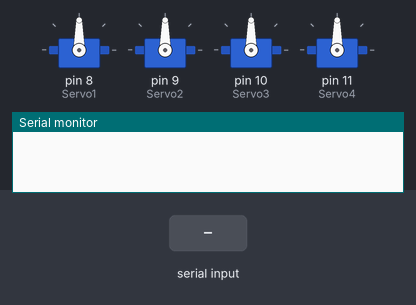
Recording of a sketch running on a simulated Arduino Uno, built with avr-gcc and run on an emulated ATmega328P. Shown: 4 × servo, the last lines printed to the serial monitor. Inputs (shaded band) come from the test bench.

Above: at 1.2 s.
1.3 s: "90,45,200\n" received over the second serial link
At 1.9 s:
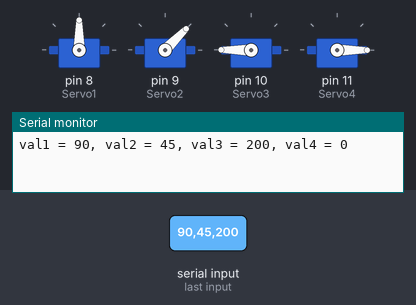
2.8 s: "30,150,10\n" received over the second serial link
At 4.0 s:
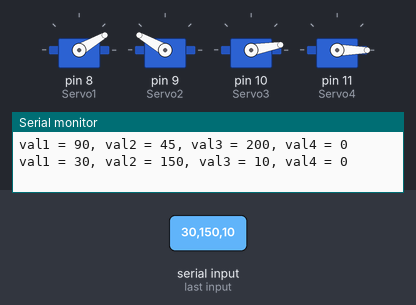
4.3 s: "90,45\n" received over the second serial link
At 5.4 s:
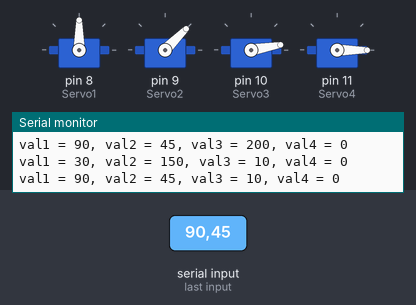
5.8 s: "30,150,10,200\n" received over the second serial link
At 6.5 s:
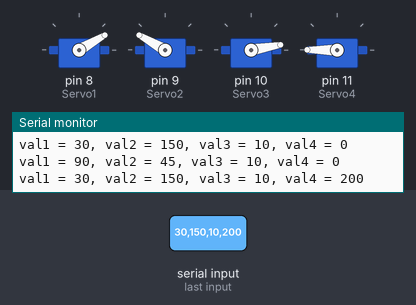
7.3 s: "0\n" received over the second serial link
At 7.6 s:
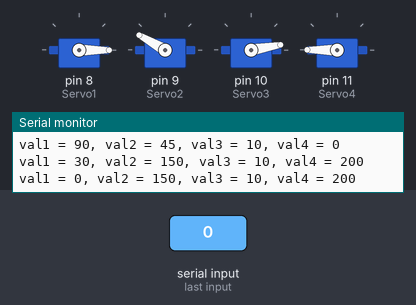
8.8 s: "90\n" received over the second serial link
At 10.0 s:
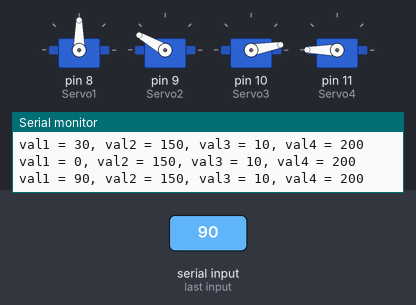
Timing chart, 0 to 11.3 s (numbered marks = the images above; inputs shaded):
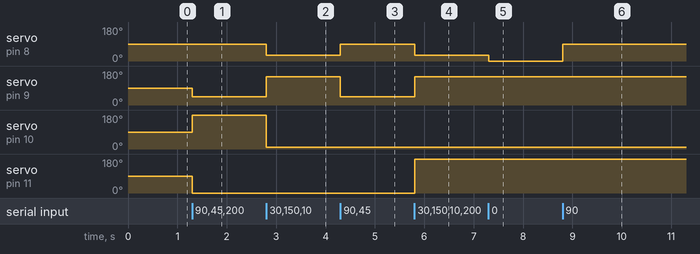

The sketch:

receptor_semifinal_analogread.ino
```cpp
#include <SoftwareSerial.h>
#include <Servo.h>

Servo Servo1;
Servo Servo2;
Servo Servo3;
Servo Servo4;

SoftwareSerial mySerial(4, 5); // RX, TX
int val1, val2, val3, val4;

void setup() {
  Serial.begin(9600);
  mySerial.begin(9600);

  Servo1.attach(8);
  Servo2.attach(9);
  Servo3.attach(10);
  Servo4.attach(11);

}

void loop() {
  if (mySerial.available()) {
    String input = mySerial.readStringUntil('\n');

    int index = 0;
    int delimiterIndex;

    while ((delimiterIndex = input.indexOf(',')) != -1) {
      String value = input.substring(0, delimiterIndex);
      input = input.substring(delimiterIndex + 1);
      assignValue(index, value);
      index++;
    }
    assignValue(index, input);

    printValues();
  }
}

void assignValue(int index, String value) {
  // Convierte la cadena a un entero y asigna el valor a la variable correspondiente

  switch (index) {
    case 0:
      val1 = value.toInt();
      break;
    case 1:
      val2 = value.toInt();
      break;
    case 2:
      val3 = value.toInt();
      break;
    case 3:
      val4 = value.toInt();
      break;
  }
}

void printValues() {
  Serial.print("val1 = ");
  Serial.print(val1);
  Serial.print(", val2 = ");
  Serial.print(val2);
  Serial.print(", val3 = ");
  Serial.print(val3);
  Serial.print(", val4 = ");
  Serial.println(val4);
  Servo1.write(val1);
  Servo2.write(val2);
  Servo3.write(val3);
  Servo4.write(val4);
}
```

Measured:
- after the input at 1.3 s, servo on pin 9 (Servo2): 90° → 45° at once; servo on pin 10 (Servo3): 90° → 180° at once; servo on pin 11 (Servo4): 90° → 0° at once
- after the input at 2.8 s, servo on pin 8 (Servo1): 90° → 30° at once; servo on pin 9 (Servo2): 45° → 150° at once; servo on pin 10 (Servo3): 180° → 10° at once
- after the input at 4.3 s, servo on pin 8 (Servo1): 30° → 90° at once; servo on pin 9 (Servo2): 150° → 45° at once
- after the input at 5.8 s, servo on pin 8 (Servo1): 90° → 30° at once; servo on pin 9 (Servo2): 45° → 150° at once; servo on pin 11 (Servo4): 0° → 180° at once
- after the input at 7.3 s, servo on pin 8 (Servo1): 30° → 0° at once
- after the input at 8.8 s, servo on pin 8 (Servo1): 0° → 90° at once
